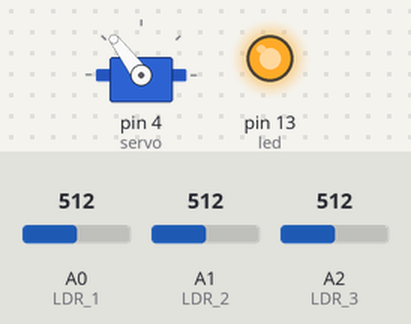
Recording of a sketch running on a simulated Arduino Uno, built with avr-gcc and run on an emulated ATmega328P. Parts: servo, output pins drawn as LEDs (lit = HIGH). The inputs (shaded band) are chosen by the test bench; at power-on: A0 (LDR_1) = 512, A2 (LDR_3) = 512, A1 (LDR_2) = 512.

Above: at 2.2 s.
2.3 s: A0 (LDR_1) set to 548
At 5.2 s:
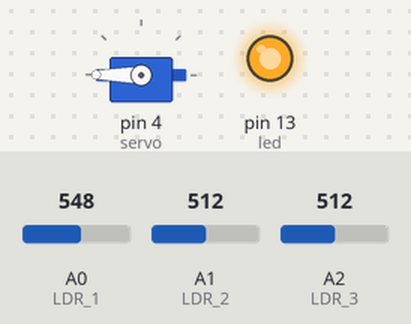
5.3 s: A2 (LDR_3) set to 106
6.8 s: A2 (LDR_3) set to 88
At 7.9 s:
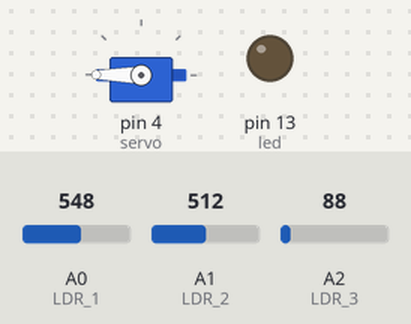
8.3 s: A1 (LDR_2) set to 553
9.8 s: A1 (LDR_2) set to 583
At 10.38 s:
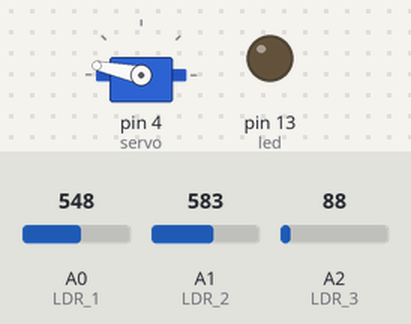
12.8 s: A2 (LDR_3) set to 110
At 15.9 s:
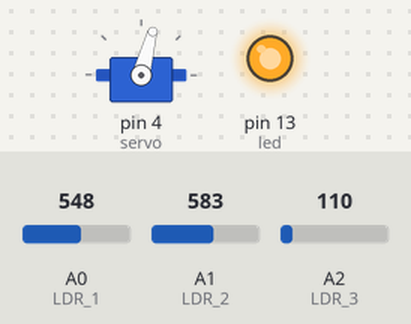
Timing chart, 0 to 16.8 s (numbered marks = the images above; inputs shaded):
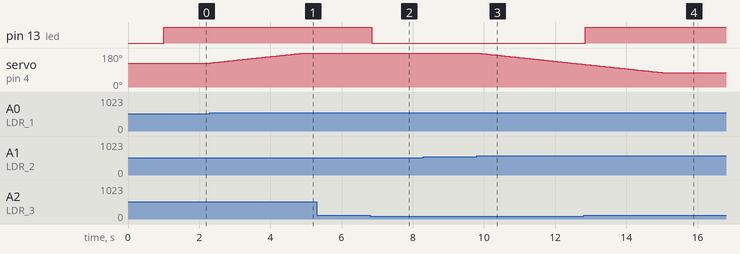

Measured:
- the behaviour switches between 532 and 533 on A0 (LDR_1) (found by bisection; images 0 and 1)
- the behaviour switches between 100 and 99 on A2 (LDR_3) (found by bisection; images 1 and 2)
- the behaviour switches between 568 and 569 on A1 (LDR_2) (found by bisection; images 2 and 3)
- after the input at 2.3 s, servo on pin 4 (servo): moves from 127° to 180° over 2.6 s, starting at once
- after the input at 5.3 s, every drawn part: stays the same
- after the input at 6.8 s, pin 13 (led): HIGH → LOW after 0.05 s
- after the input at 8.3 s, every drawn part: stays the same
- after the input at 9.8 s, servo on pin 4 (servo): moves from 180° to 120° over 3.0 s, starting at once
- after the input at 12.8 s, pin 13 (led): LOW → HIGH after 0.05 s

The sketch:

SunTrackingSolar_automatedLight.ino
```cpp
#include <Servo.h>

#define LDR_1 A0
#define LDR_2 A1
#define LDR_3 A2

Servo servo;
int led=13;
int pos=127;
int Resistance=20;

void setup(){
pinMode(LDR_1,INPUT);
pinMode(LDR_2,INPUT);
pinMode(LDR_3,INPUT);
pinMode(13,OUTPUT);

servo.attach(4);
servo.write(pos);
delay(1000);
}

void loop(){
int value_1=analogRead(LDR_1);
int value_2=analogRead(LDR_2);
int value_3=analogRead(LDR_3);

if(value_3<100){
  digitalWrite(led,LOW);
}else{
  digitalWrite(led,HIGH);
}

if((abs(value_1-value_2)<=Resistance)||(abs(value_2-value_1)<=Resistance)){

}else {
if(value_1>value_2)
{
pos=pos+1;
}
if(value_1<value_2)
{
pos=pos-1;
}
}

if(pos>180){
  pos=180;
  }
if(pos<75){
  pos=75;
  }
servo.write(pos);
delay(50);

}
```
